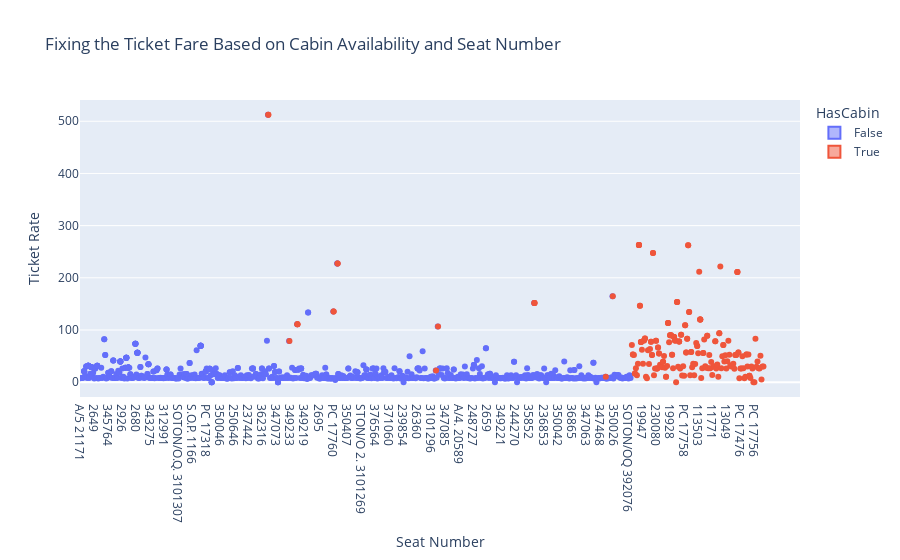

Notebook source saved alongside this figure:
### Code cell
import plotly.express as px
import pandas as pd

df['HasCabin'] = df['Cabin'].notna()
fig2 = px.violin(
    df,
    x='Ticket',
    y='Fare',
    color='HasCabin',
    box=True,
    points='all',
    labels={'Fare': 'Ticket Rate', 'Ticket': 'Seat Number'},
    title='Fixing the Ticket Fare Based on Cabin Availability and Seat Number'
)

fig2.show()

### Figure 1 — Plotly figure (JSON) as saved in the notebook; plotly's stock layout.template omitted (floating-point values rounded to 4 significant figures; data arrays with more than 128 entries replaced by an {"elided": "..."} marker saying what was removed)
{"data": [{"alignmentgroup": "True", "box": {"visible": true}, "hovertemplate": "HasCabin=False<br>Seat Number=%{x}<br>Ticket Rate=%{y}<extra></extra>", "legendgroup": "False", "marker": {"color": "#636efa"}, "name": "False", "offsetgroup": "False", "orientation": "v", "points": "all", "scalegroup": "True", "showlegend": true, "type": "violin", "x": {"elided": "687 str values"}, "x0": " ", "xaxis": "x", "y": {"elided": "687 float values"}, "y0": " ", "yaxis": "y"}, {"alignmentgroup": "True", "box": {"visible": true}, "hovertemplate": "HasCabin=True<br>Seat Number=%{x}<br>Ticket Rate=%{y}<extra></extra>", "legendgroup": "True", "marker": {"color": "#EF553B"}, "name": "True", "offsetgroup": "True", "orientation": "v", "points": "all", "scalegroup": "True", "showlegend": true, "type": "violin", "x": {"elided": "204 str values"}, "x0": " ", "xaxis": "x", "y": {"elided": "204 float values"}, "y0": " ", "yaxis": "y"}], "layout": {"legend": {"title": {"text": "HasCabin"}, "tracegroupgap": 0}, "title": {"text": "Fixing the Ticket Fare Based on Cabin Availability and Seat Number"}, "violinmode": "group", "xaxis": {"anchor": "y", "domain": [0, 1], "title": {"text": "Seat Number"}}, "yaxis": {"anchor": "x", "domain": [0, 1], "title": {"text": "Ticket Rate"}}}}
